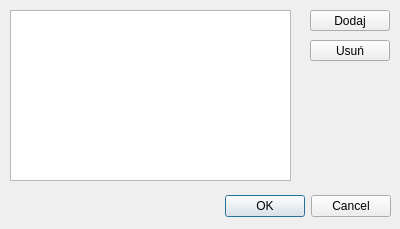
<?xml version="1.0" encoding="UTF-8"?>
<ui version="4.0">
 <class>RulesDialog</class>
 <widget class="QDialog" name="RulesDialog">
  <property name="geometry">
   <rect>
    <x>0</x>
    <y>0</y>
    <width>400</width>
    <height>229</height>
   </rect>
  </property>
  <property name="windowTitle">
   <string>Dialog</string>
  </property>
  <widget class="QDialogButtonBox" name="buttonBox">
   <property name="geometry">
    <rect>
     <x>50</x>
     <y>190</y>
     <width>341</width>
     <height>32</height>
    </rect>
   </property>
   <property name="orientation">
    <enum>Qt::Horizontal</enum>
   </property>
   <property name="standardButtons">
    <set>QDialogButtonBox::Cancel|QDialogButtonBox::Ok</set>
   </property>
  </widget>
  <widget class="QPushButton" name="btn_add">
   <property name="geometry">
    <rect>
     <x>310</x>
     <y>10</y>
     <width>80</width>
     <height>21</height>
    </rect>
   </property>
   <property name="text">
    <string>Dodaj</string>
   </property>
  </widget>
  <widget class="QPushButton" name="btn_delete">
   <property name="geometry">
    <rect>
     <x>310</x>
     <y>40</y>
     <width>80</width>
     <height>21</height>
    </rect>
   </property>
   <property name="text">
    <string>Usuń</string>
   </property>
  </widget>
  <widget class="QListWidget" name="list_rules">
   <property name="geometry">
    <rect>
     <x>10</x>
     <y>10</y>
     <width>281</width>
     <height>171</height>
    </rect>
   </property>
  </widget>
 </widget>
 <resources/>
 <connections>
  <connection>
   <sender>buttonBox</sender>
   <signal>accepted()</signal>
   <receiver>RulesDialog</receiver>
   <slot>accept()</slot>
   <hints>
    <hint type="sourcelabel">
     <x>248</x>
     <y>254</y>
    </hint>
    <hint type="destinationlabel">
     <x>157</x>
     <y>274</y>
    </hint>
   </hints>
  </connection>
  <connection>
   <sender>buttonBox</sender>
   <signal>rejected()</signal>
   <receiver>RulesDialog</receiver>
   <slot>reject()</slot>
   <hints>
    <hint type="sourcelabel">
     <x>316</x>
     <y>260</y>
    </hint>
    <hint type="destinationlabel">
     <x>286</x>
     <y>274</y>
    </hint>
   </hints>
  </connection>
 </connections>
</ui>
